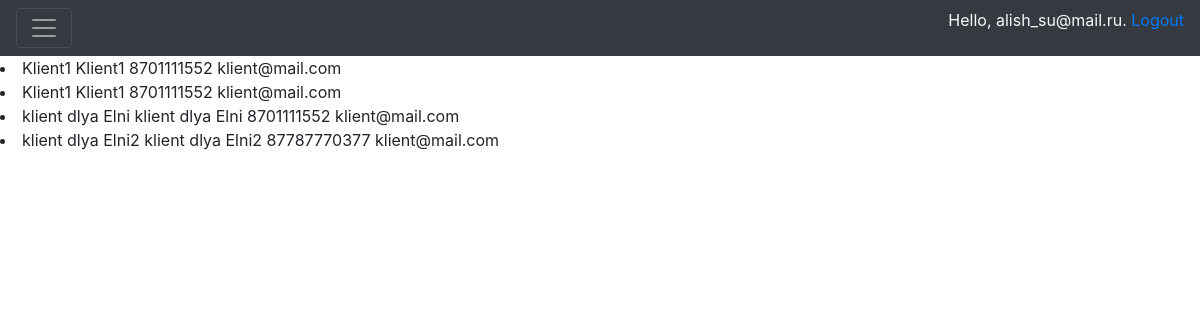
Screenshot of /customers/ (signed in) with the database file from the repository.
### accounts/models.py (models this page shows, shortened)
class User(AbstractBaseUser):
    email       = models.EmailField(max_length=255, unique=True)
    active      = models.BooleanField(default=True)
    spec        = models.BooleanField(default=True)
    staff       = models.BooleanField(default=False)
    admin       = models.BooleanField(default=False)
    timestamp   = models.DateTimeField(auto_now_add=True, null=True)
    USERNAME_FIELD = 'email'
    REQUIRED_FIELDS = []
    objects =UserManager()
    def __str__(self):
        return self.email
    @property
    def is_admin(self):
        return self.admin
    @property
    def is_active(self):
        return self.active
    @property
    def is_spec(self):
        return self.spec

class Customer(models.Model):
    name = models.CharField(max_length=200, null=True)
    phone = models.CharField(max_length=30, null=True)
    email = models.EmailField(null=True)
    def __str__(self):
        return self.name

### accounts/decorators.py (the view)
    def wrapper_function(request, *args, **kwargs):
        if request.user.is_spec and request.user.is_admin == False:
            return redirect('/user_page')
        if request.user.is_admin:
            return view_func(request, *args, **kwargs)

### accounts/views.py (called while the page is built)
@login_required(login_url='/login/')
@is_specialist
def customers(request):
    customers = Customer.objects.all()
    context = {'customers': customers}
    return render(request, 'accounts/customers.html', context)

### accounts/templates/accounts/customers.html (shortened to what this page needs)
{% extends 'base.html' %}
{% block content %}
    {% for customer in customers %}
        <li>
            {{customer}} {{customer.name}} {{customer.phone}} {{customer.email}}
        </li>
    {% endfor %}
{% endblock %}

### templates/base.html (shortened to what this page needs)
{% load static %}
<!DOCTYPE html>
<html lang="en">
<head>
    <link rel="stylesheet" href="https://stackpath.bootstrapcdn.com/bootstrap/4.4.1/css/bootstrap.min.css">
    <link rel="stylesheet" type="text/css" href="{% static '/css/main.css' %}">
</head>
<body>
        <div class="pos-f-t">
      <nav class="navbar navbar-dark bg-dark">
        <button class="navbar-toggler" type="button" data-toggle="collapse" data-target="#navbarToggleExternalContent" aria-controls="navbarToggleExternalContent" aria-expanded="false" aria-label="Toggle navigation">
          <span class="navbar-toggler-icon"></span>
        </button>
          <p class="text-light bg-dark">Hello, {{request.user}}. <a href=/logout>Logout</a></p>
      </nav>
    </div>
        <div class="body">
            {% block content %}
            {% endblock %}
        </div>
</body>
</html>

### rows the page displays
User: user "alish_su@mail.ru"
Customer: name "Klient1", phone "8701111552", email "klient@mail.com"
Customer: name "Klient1", phone "8701111552", email "klient@mail.com"
Customer: name "klient dlya Elni", phone "8701111552", email "klient@mail.com"
Customer: name "klient dlya Elni2", phone "87787770377", email "klient@mail.com"
